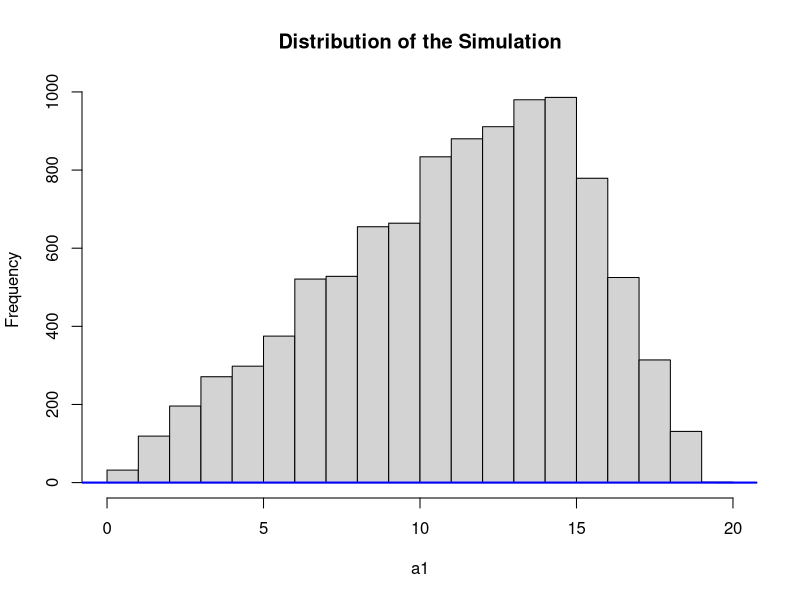
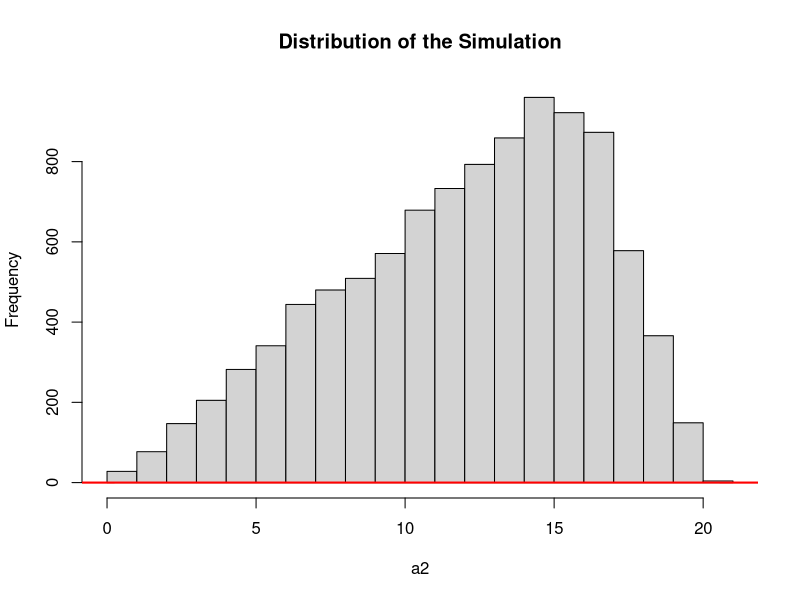

Source code (R) for these figures, in order:
#ALY 6050 Module 2 Assignment

#Part 1
#(i)Perform Simulation of 10,000 benefit-cost ratios for Dam #1

#Specify the specification of the triangular distribution:
a <-0 
b <-19.1 
c <-14.2 

#Generate ten-million random values according to the standard uniform distribution:  
set.seed(123)
N <-10^4
r1 <-runif(N)
head(r1)

#Implement formula to generate ten million triangular random values (labeled as a1):
A <-a+sqrt((b-a)*(c-a)*r1) 
B <-b-sqrt((b-a)*(b-c)*(1-r1)) 
C <-(c-a)/(b-a) 
a1 <-ifelse(r1<C,A,B) 

#Perform Simulation of 10,000 benefit-cost ratios for Dam #2

#Specify the specification of the triangular distribution:
d <-0 
e <-20.1 
f <-15.8 

#Generate ten-million random values according to the standard uniform distribution:  
set.seed(456)
N <-10^4
r2 <-runif(N)
head(r2)

#Implement formula to generate ten million triangular random values (labeled as a2):
D <-d+sqrt((e-d)*(f-d)*r2) 
E <-e-sqrt((e-d)*(e-f)*(1-r2)) 
F <-(f-d)/(e-d) 
a2 <-ifelse(r2<F,D,E) 

#(ii)Construct both a tabular and a graphical frequency distribution for a1 and a2 separately (a 
#tabular and a graphical distribution for a1 and a tabular and a graphical distribution for a2- a 
#total of 4 distributions).
# Create a tabular distribution for a1
frequency_table <- table(a1)

# Display the frequency table
print(a1)

#Create a graphical frequency table for a1
hist(a1,freq=F,main="Distribution of the Simulation") 
lines(density(a1),lwd=2,col="blue") 

#Create a tabular distribution for a2
frequency_table <- table(a2)

#Display the frequency table
print(a2)

#Create a graphical frequency table for a2
hist(a2,freq=F,main="Distribution of the Simulation") 
lines(density(a2),lwd=2,col="red") 

#(iii)For each of the two dam projects, perform the necessary calculations in order to complete the 
#following table. 

#The observed and the theoretical numerical characteristics of data for Dam 1:

#Specify the specification of the triangular distribution for Dam 1 Benefits:
a3 <-0 
b3 <-14.6 
c3 <-9.8 

#Generate ten-million random values according to the standard uniform distribution:  
set.seed(689)
N <-10^4
r3 <-runif(N)
head(r3)

#Implement formula to generate ten million triangular random values:
A3 <-a3+sqrt((b3-a3)*(c3-a3)*r3) 
B3 <-b3-sqrt((b3-a3)*(b3-c3)*(1-r3)) 
C3 <-(c3-a3)/(b3-a3) 
benefit <-ifelse(r3<C3,A3,B3) 

#Specify the specification of the triangular distribution for Dam 1 Costs:
d4 <-3.5
e4 <-19.1
f4 <-14.2 

#Generate ten-million random values according to the standard uniform distribution:  
set.seed(456)
N <-10^4
r4 <-runif(N)
head(r4)

#Implement formula to generate ten million triangular random values:
D4 <-d4+sqrt((e4-d4)*(f4-d4)*r4) 
E4 <-e4-sqrt((e4-d4)*(e4-f4)*(1-r4)) 
F4 <-(f4-d4)/(e4-d4) 
cost <-ifelse(r4<F4,D4,E4)

#Specify the specification of the triangular distribution for Dam 2 Benefits:
a5 <-0 
b5 <-13.6 
c5 <-12.2

#Generate ten-million random values according to the standard uniform distribution:  
set.seed(485)
N <-10^4
r5 <-runif(N)
head(r5)

#Implement formula to generate ten million triangular random values:
A5 <-a5+sqrt((b5-a5)*(c5-a5)*r5) 
B5 <-b5-sqrt((b5-a5)*(b5-c5)*(1-r5)) 
C5 <-(c5-a5)/(b5-a5) 
benefits <-ifelse(r5<C5,A5,B5) 

#Specify the specification of the triangular distribution for Dam 2 Costs:
d6 <-3.8
e6 <-20.1
f6 <-15.8

#Generate ten-million random values according to the standard uniform distribution:  
set.seed(249)
N <-10^4
r6 <-runif(N)
head(r6)

#Implement formula to generate ten million triangular random values:
D6 <-d6+sqrt((e6-d6)*(f6-d6)*r6) 
E6 <-e6-sqrt((e6-d6)*(e6-f6)*(1-r6)) 
F6 <-(f6-d6)/(e6-d6) 
costs <-ifelse(r6<F6,D6,E6)

#Tabular Results - Dam 1

mean(benefit)  #Mean of the Total Benefits for Dam 1
(a3+b3+c3)/3 #Theoretical Mean of the Benefit-cost Ratio for Dam 1

sd(benefit)  #SD of the Total Benefits for Dam 1
sqrt((a3^2+b3^2+c3^2-a3*b3-a3*c3-b3*c3)/18) #Theoretical SD of the Benefit-Cost Ratio for Dam 1

mean(cost)  #Mean of the Total Cost for Dam 1
(d4+e4+f4)/3 #Theoretical Mean of the Benefit-cost Ratio for Dam 1

sd(cost)  #SD of the Total Cost for Dam 1
sqrt((d4^2+e4^2+f4^2-d4*e4-d4*f4-e4*f4)/18) #Theoretical SD of the Benefit-Cost Ratio for Dam 1

mean(a1)  #Observed Mean of the Benefit-cost Ratio for Dam 1
(a+b+c)/3 #Theoretical Mean of the Benefit-cost Ratio

sd(a1)  #Observed SD of the Benefit-cost Ratio for Dam 1
sqrt((a^2+b^2+c^2-a*b-a*c-b*c)/18) #Theoretical SD of the Benefit-Cost Ratio

#Tabular Results - Dam 2

mean(benefits)  #Mean of the Total Benefits for Dam 2
(a5+b5+c5)/3 #Theoretical Mean of the Benefit-cost Ratio for Dam 2

sd(benefits)  #SD of the Total Benefits for Dam 2
sqrt((a5^2+b5^2+c5^2-a5*b5-a5*c5-b5*c5)/18) #Theoretical SD of the Benefit-Cost Ratio for Dam 2

mean(costs)  #Mean of the Total Cost for Dam 2
(d6+e6+f6)/3 #Theoretical Mean of the Benefit-cost Ratio for Dam 2

sd(costs)  #SD of the Total Cost for Dam 2
sqrt((d6^2+e6^2+f6^2-d6*e6-d6*f6-e6*f6)/18) #Theoretical SD of the Benefit-Cost Ratio for Dam 2

mean(a2)  #Observed Mean of the Benefit-cost Ratio for Dam 2
(d+e+f)/3 #Theoretical Mean of the Benefit-cost Ratio for Dam 2

sd(a2)  #Observed SD of the Benefit-cost Ratio for Dam 2
sqrt((d^2+e^2+f^2-d*e-d*f-e*f)/18) #Theoretical SD of the Benefit-cost Ratio for Dam 2


#Creating a data frame for the tabular results - Dam 1
dam_titles <- c("Mean of the Total Benefits", "SD of the Total Benefits", "Mean of the Total Cost", "SD of the Total Cost", "Mean of the Benefit-cost Ratio", "SD of the Benefit-cost Ratio")
observed_values <- c(8.12, 3.04, 12.30, 3.22, 11.07, 4.03)
theoretical_values <- c(8.13, 3.04, 12.27, 3.26, 8.6, 3.05)

# Create a data frame
my_table <- data.frame(
  Dam_1 = dam_titles,
  Observed = observed_values,
  Theoretical = theoretical_values
)

# Print the data frame
print(my_table)

#Creating a data frame for the tabular results - Dam 2
dam_titles <- c("Mean of the Total Benefits", "SD of the Total Benefits", "Mean of the Total Cost", "SD of the Total Cost", "Mean of the Benefit-cost Ratio", "SD of the Benefit-cost Ratio")
observed_values <- c(8.53, 3.11, 13.31, 3.41, 12.01, 4.28)
theoretical_values <- c(8.6, 3.05, 13.23, 3.45, 12.27, 3.26)

# Create a data frame
my_table1 <- data.frame(
  Dam_1 = dam_titles,
  Observed = observed_values,
  Theoretical = theoretical_values
)

# Print the data frame
print(my_table1)


#Part 2: Create Goodness of Fit Test

#State the hypotheses
#H0: There is no difference in the estimates between the benefits and costs.
#H1: There is a difference in the estimates between the benefits and costs.

#Find the Critical Value
#df = 5, 18, a = 0.05, Critical Value = 4.96

#Set the significant level
alpha <- 0.05

dam3_titles <- c("b1", "b2", "b3", "b4", "b5", "b6")
dam4_titles <- c("c1", "c2")

#Create a data frame for benefit minimums
benefits_min <- c(1.1, 8, 1.4, 6.5, 1.7, 0)

#Create a data frame for benefit modes
benefits_mode <- c(2, 12, 1.4, 9.8, 2.4, 1.6)

#Create a data frame for benefit maximums
benefits_max <- c(2.8, 14.9, 2.2, 14.6, 3.6, 2.4)

#Create a data frame for costs minimums
costs_min <- c(13.2, 3.5)

#Create a data frame for costs modes
costs_mode <- c(14.2, 4.9)

#Create a data frame for costs maximums
costs_max <- c(19.1, 7.4)

# Create a benefits data frame
dam3 <- data.frame(
  BenefitCost = dam3_titles,
  Minimum = benefits_min,
  Mode = benefits_mode,
  Maximum = benefits_max
)

# Print the data frame
print(dam3)

# Create a costs data frame
dam4 <- data.frame(
  BenefitCost = dam4_titles,
  Minimum = costs_min,
  Mode = costs_mode,
  Maximum = costs_max
)

# Print the data frame
print(dam4)

#Combine data frames
dams <- rbind(dam3, dam4)
dams
View(dams)
str(dams)

# Revise the data frame for ANOVA testing
data <- data.frame(Category = dam3_titles, Benefits = benefits_min, benefits_max, benefits_mode, 
                   Costs = costs_min, costs_max, costs_mode)
data

#Run the ANOVA test
data <- aov(Benefits ~ Costs, data = data)

#View the model summary
summary(data)

#Save summary to an object
a.summary <- summary(data)

#Degrees of freedom
# k-1: between group variance ~ numerator
df.numerator <- a.summary[[1]][1, "Df"]
df.numerator

#N ~ k: within group variance ~ denominator
df.denominator <- a.summary[[1]][2, "Df"]
df.denominator

#Extract the F test value from the summary
F.value <- a.summary[[1]][[1, "F value"]]
F.value

#Extract the p-value from the summary
p.value <- a.summary[[1]][[1, "Pr(>F)"]]
p.value

#Make the decision
#Because the test value of 1.946 is less than the critical value of 4.96 we 
#should not reject the null hypothesis.

#Summarize the results, and explain where the differences in the means are.
#There is not enough evidence to conclude that a difference in estimate 
#amounts exists between the two categories, with the values being pretty similar
#in all three columns of benefits and costs in the triangular distribution.

#Part 3
#(i)Use the results of your simulations and perform the necessary calculations in order to complete the 
#table below.

install.packages("fBasics")
library(fBasics)

#Dam 1
summary(a1)
sd(a1)
var(a1)
skewness(a1)
ptriangular<-function(x,a,b,c) { 
  A <- (1/((b-a)*(c-a)))*(x-a)^2 
  B <- 1-(1/((b-a)*(b-c)))*(b-x)^2 
  Prob <- ifelse(x<c, A, B) 
  return(Prob) 
} 

1-ptriangular(2,0,19.1,14.2)
1-ptriangular(1.8,0,19.1,14.2) 
1-ptriangular(1.5,0,19.1,14.2)
1-ptriangular(1.2,0,19.1,14.2)
1-ptriangular(1,0,19.1,14.2)

#Dam 2
summary(a2)
sd(a2)
var(a2)
skewness(a2)

ptriangular<-function(x,a,b,c) { 
  A <- (1/((b-a)*(c-a)))*(x-a)^2 
  B <- 1-(1/((b-a)*(b-c)))*(b-x)^2 
  Prob <- ifelse(x<c, A, B) 
  return(Prob) 
} 

1-ptriangular(2,0,20.1,15.8)
1-ptriangular(1.8,0,20.1,15.8) 
1-ptriangular(1.5,0,20.1,15.8)
1-ptriangular(1.2,0,20.1,15.8)
1-ptriangular(1,0,20.1,15.8)

#Creating a data frame for the tabular results
dam_titles1 <- c("Minimum", "Maximum", "Mean", "Median", "Variance", "Standard Deviation",
           "SKEWNESS", "P(a1>2)", "P(a1>1.8)", "P(a1>1.5)", "P(a1>1.2)", "P(a1>1)")
observed_values1 <- c(0.13, 19.03, 11.07, 11.58, 16.22, 4.03,
                     -0.42, 0.985, 0.988, 0.992, 0.995, 0.996)
theoretical_values1 <- c(0.30, 20.04, 12.01, 12.65, 18.28, 4.28, -0.45,
                         0.987, 0.989, 0.993, 0.996, 0.997)

# Create a data frame
my_table2 <- data.frame(
  Dams = dam_titles1,
  a1 = observed_values1,
  a2 = theoretical_values1
)

# Print the data frame
print(my_table2)

#(ii)final conclusion of your report an estimate for the probability that a1
#will be greater than a2 
# H0: (null hypothesis) - μ1 ≤ μ2, 
# H1: (alternative hypothesis) - μ1 > μ2

# Perform a one-sided t-test
result <- t.test(a1, a2, alternative = "greater")

# Extract the p-value
p_value <- result$p.value

# Calculate the estimated probability that mean(a1) > mean(a2)
estimated_probability <- 1 - p_value

# Print the result
print(result)
cat("Estimated probability that mean(a1) > mean(a2):", estimated_probability, "\n")
